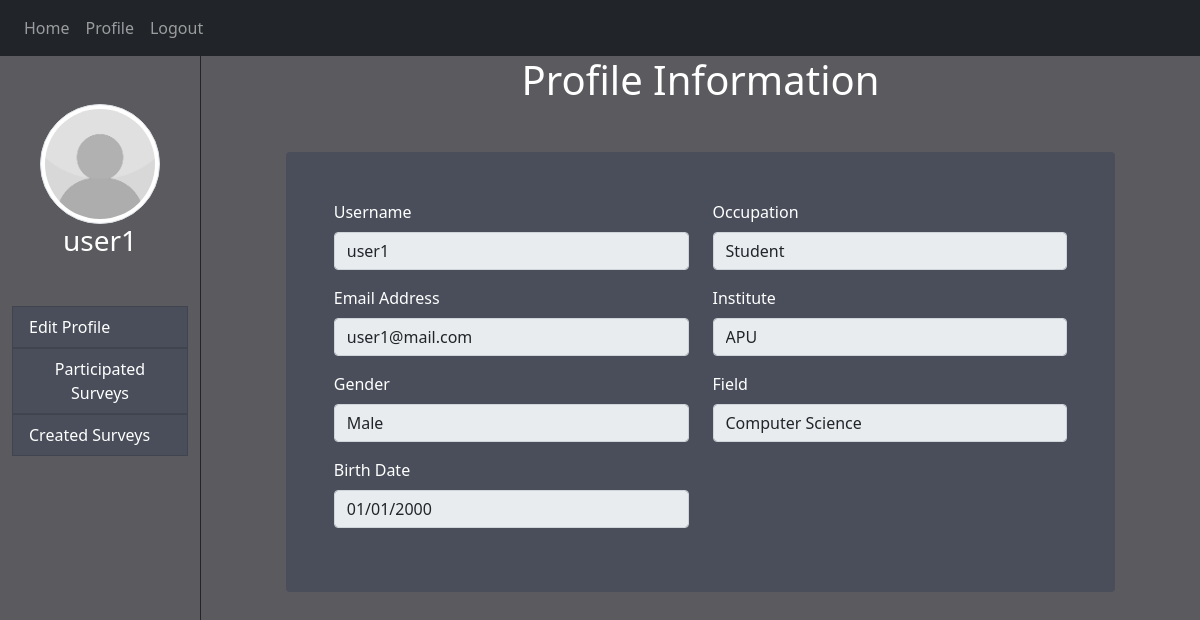
The app's page /profile (signed in) with its own data.
### website/models.py (models this page shows)
class User(db.Model, UserMixin):
    id = db.Column(db.Integer, primary_key=True)
    username = db.Column(db.String(50))
    email = db.Column(db.String(150), unique=True)
    password = db.Column(db.String(50))
    image = db.Column(db.String(150))
    gender = db.Column(db.String(10))
    dob = db.Column(db.String(15))
    occupation = db.Column(db.String(150))
    institute = db.Column(db.String(150))
    field = db.Column(db.String(150))

### website/views.py (the view)
@views.route('/profile', methods=['GET','POST'])
@login_required
def profile():
    return render_template("profile.html", user=current_user)

### website/__init__.py (called while the page is built)
def create_app():
    app = Flask(__name__)
    app.config['SECRET_KEY'] = 'f1fj23hj123ghj'
    from .views import views
    from .auth import auth
    app.register_blueprint(views, url_prefix='/')
    app.register_blueprint(auth, url_prefix='/')
    from .models import User, Survey, Response
    with app.app_context():
        create_database(app)
        refresh_survey_status(Survey, Response)
    login_manager = LoginManager( )
    login_manager.login_view = 'auth.login'
    login_manager.init_app(app)
    @login_manager.user_loader
    def load_user(id):
        return User.query.get(int(id)) # .get always look for primary key
    return app

### website/templates/profile.html (shortened to what this page needs)
{% extends "side_container.html" %}
{% block content%}
<h1 align="center">Profile Information</h1>
<div class="card container-fluid box bg-transparent mt-5" style="width: 90%; height: auto">
    <div class="card-body rounded px-5 py-5">
        <div class="row box">
            <div class="col-sm-6 ">
                <div class="form-group">
                    <label for="username" align="left">Username</label>
                    <input type="text" class="form-control" id="username" name="username" value="{{ user.username }}" disabled>
                </div>
                <div class="form-group">
                    <label for="email">Email Address</label>
                    <input type="email" class="form-control" id="email" name="email" value="{{ user.email }}" disabled>
                </div>
                <div class="form-group">
                    <label for="gender">Gender</label>
                    <input type="text" class="form-control" id="gender" name="gender" value="{{ user.gender }}" disabled>
                </div>
                <div class="form-group">
                    <label for="dob">Birth Date</label>
                    <input type="date" class="form-control" id="dob" name="dob" value="{{ user.dob }}" disabled>
                </div>
            </div>
            <div class="col-sm-6 ">
                <div class="form-group">
                    <label for="occupation">Occupation</label>
                    <input type="text" class="form-control" id="occupation" name="occupation" value="{{ user.occupation }}" disabled>
                </div>
                <div class="form-group">
                    <label for="institute">Institute</label>
                    <input type="text" class="form-control" id="institute" name="institute" value="{{ user.institute }}" disabled>
                </div>
                <div class="form-group">
                    <label for="field">Field</label>
                    <input type="text" class="form-control" id="field" name="field" value="{{ user.field }}" disabled>
                </div>
            </div>
        </div>
    </div>
</div>
{% endblock %}

### website/templates/side_container.html (shortened to what this page needs)
<!DOCTYPE html>
<html>
    <head>
        <link rel="stylesheet" href="https://stackpath.bootstrapcdn.com/bootstrap/4.4.1/css/bootstrap.min.css" />
        <link rel="stylesheet" href="https://stackpath.bootstrapcdn.com/font-awesome/4.7.0/css/font-awesome.min.css"/>
        <link href="https://cdn.jsdelivr.net/npm/bootstrap@5.0.2/dist/css/bootstrap.min.css" rel="stylesheet">
        <link rel= "stylesheet" type= "text/css" href= "{{ url_for('static',filename='styles/styling.css') }}">
    </head>
    <body>
        <nav class="navbar navbar-expand-lg navbar-dark bg-dark">
            <div class="collapse navbar-collapse" id="navbar">
                <div class="navbar-nav">
                    {% if user.is_authenticated %}
                        <a class="nav-item nav-link" id="home" href="/">Home</a>
                        <a class="nav-item nav-link" id="profile" href="/profile">Profile</a>
                        <a class="nav-item nav-link" id="logout" href="/logout">Logout</a>
                    {% else %}
                        <a class="nav-item nav-link" id="login" href="/login">Login</a>
                        <a class="nav-item nav-link" id="signUp" href="/sign-up">Sign Up</a>
                    {% endif %}
                </div>
            </div>
        </nav>
        <div class="container-fluid box">
            <div class="row box">
                <div class="col-sm-2 text-center pt-5" style="height: 100%">
                    <div class="text-center">
                        {% set image = 'images/' + user.image  %}
                        <img src={{ url_for('static', filename=image) }} class="img-thumbnail rounded-circle" style="width:10vw; height:10vw" >
                    </div>
                    <h3> {{ user.username }} </h3>
                    {% block option_list %}<ul class="list-group mt-5">{% endblock %}
                        <a id="nodeco" href="/edit_profile">{% block profile_tab %}<li class="list-group-item list-group-item-action d-flex justify-content-between align-items-center">{% endblock %}
                          Edit Profile
                        </li></a>
                        <a id="nodeco" href="/participated_survey">{% block history_tab %}<li class="list-group-item list-group-item-action d-flex justify-content-between align-items-center">{% endblock %}
                          Participated Surveys
                        </li></a>
                        <a id="nodeco" href="/created_survey">{% block owned_tab %}<li class="list-group-item list-group-item-action d-flex justify-content-between align-items-center">{% endblock %}
                          Created Surveys
                        </li></a>
                      </ul>
                </div>
                <div class="col-sm-10 border-left border-dark pb-5" style="height: auto; min-height: 100%">
                    {% block content %}{% endblock %}
                </div>
            </div>
        </div>
    </body>
</html>

### website/static/styles/styling.css (style rules this page uses)
html, body { margin: 0px; height: 100%; background-color: #5a5a5f; color: white ; }
.box { height: 100% }
#nodeco { text-decoration: none; }
.card { border-style: none; }
.list-group-item, .card-body { background-color: #494E5A; color: white; }

### records on screen
User: username "user1", email "user1@mail.com", gender "Male", dob "01/01/2000", occupation "Student", institute "APU", field "Computer Science"
